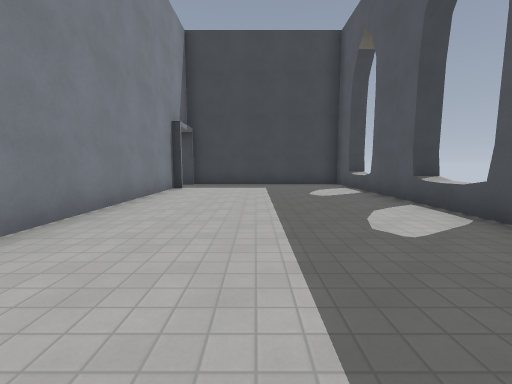
View 1 (above)

21 first-person views from a walk through a level from a Godot 3-D game. The camera is 1.4 m above the floor, tilts 6° down and sees 90° across. The floor is counted in squares, 2 m on a side. Each view is taken from the middle of a square. On the plan, view 1 faces up. The plan holds only what a view shows up to about 9 squares ahead; the rest is blank. The place goes on beyond the plan. Some surface patterns are stand-ins.

View 2
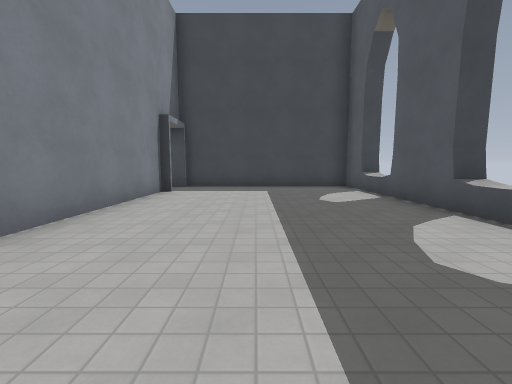

View 3
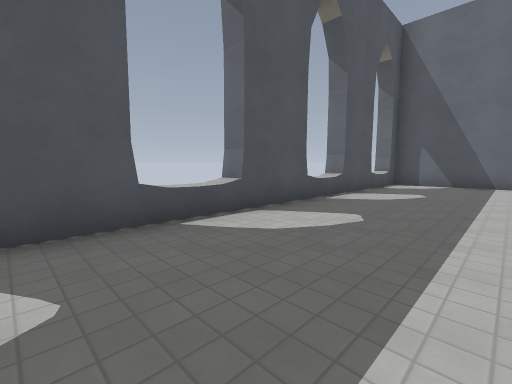

View 4
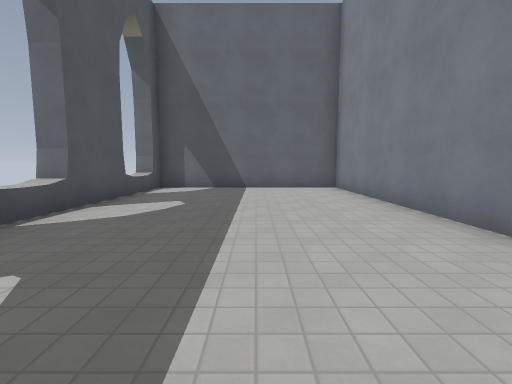

View 5
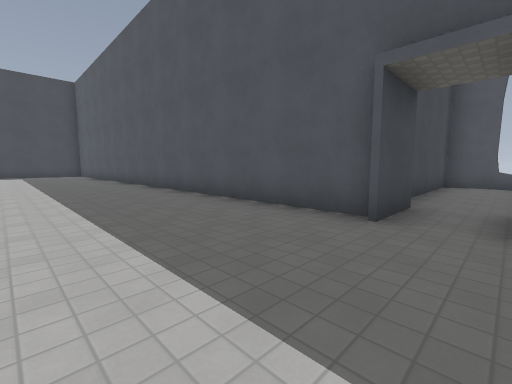

View 6
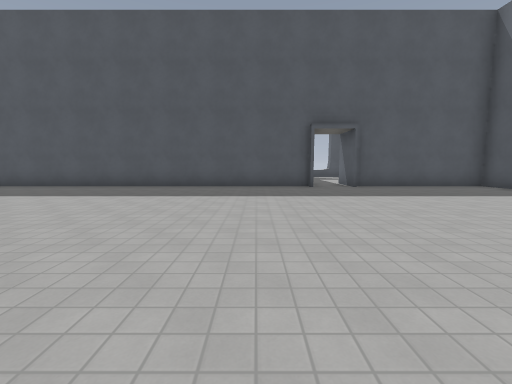

View 7
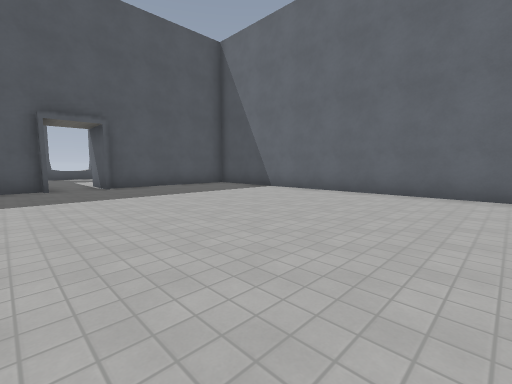

View 8
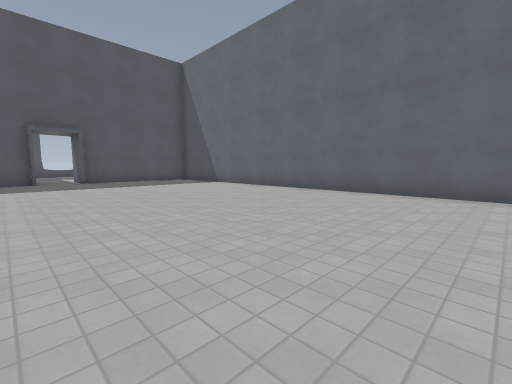

View 9
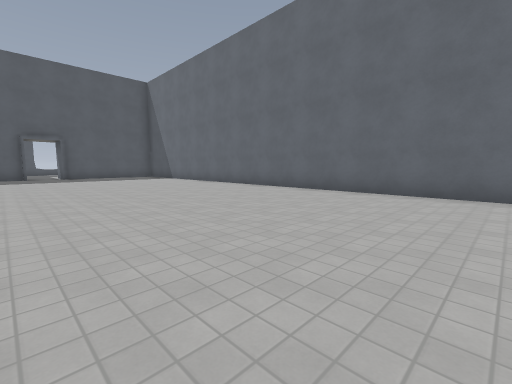

View 10
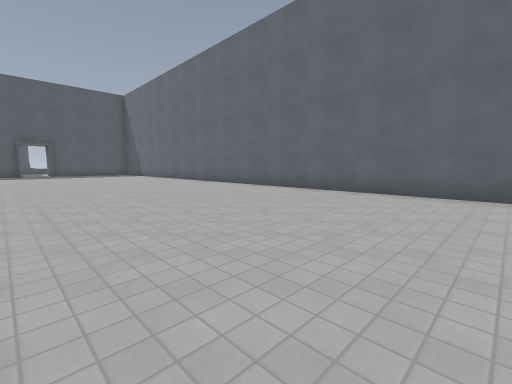

View 11
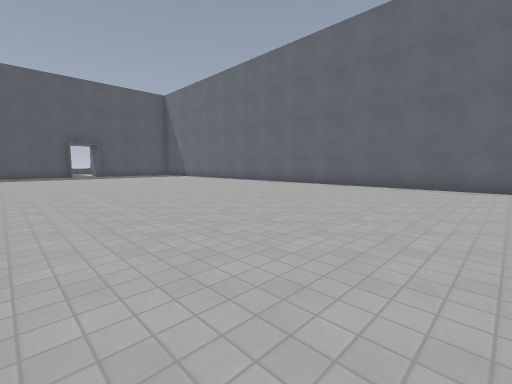

View 12
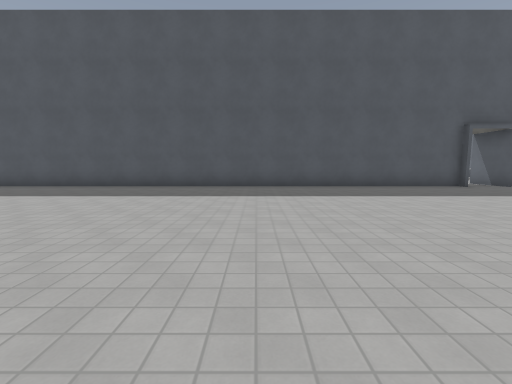

View 13
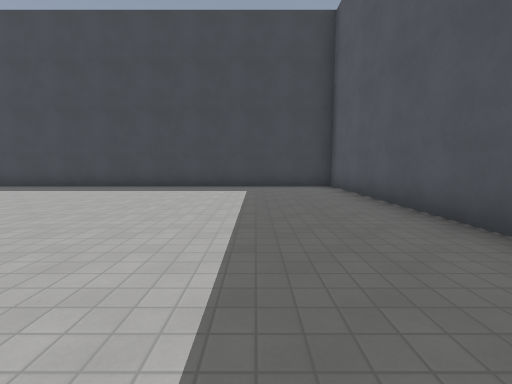

View 14
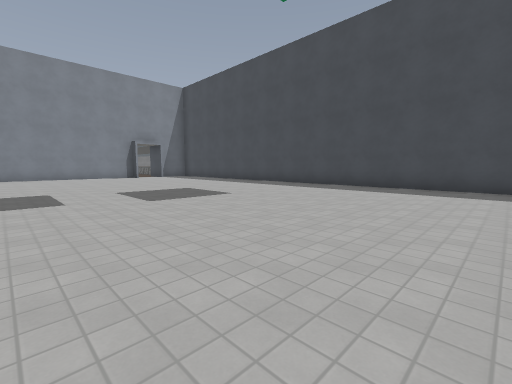

View 15
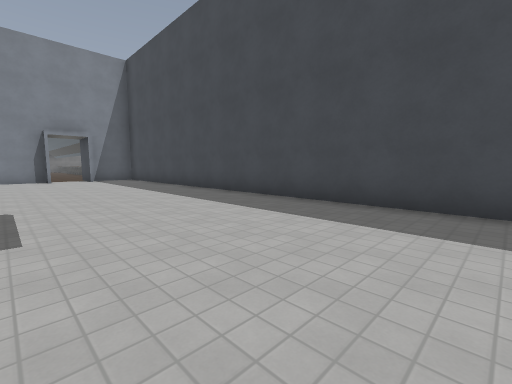

View 16
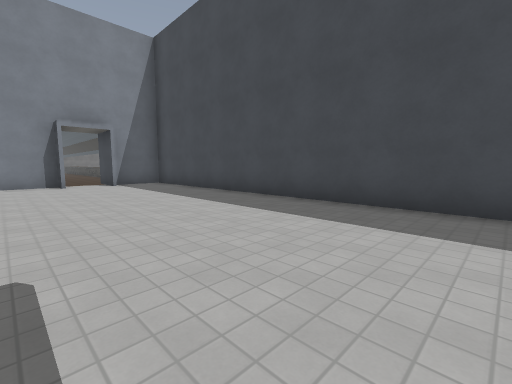

View 17
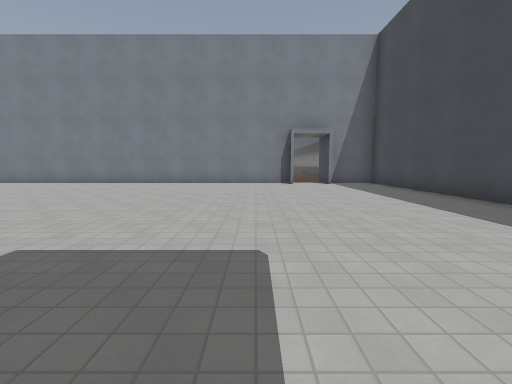

View 18
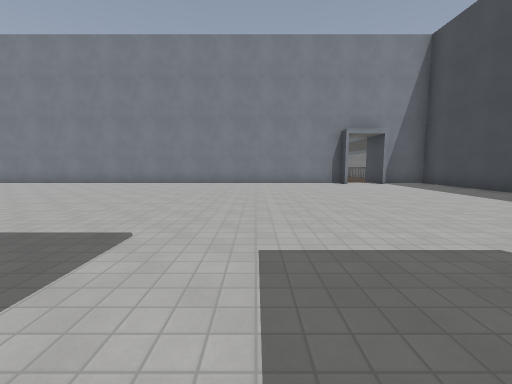

View 19
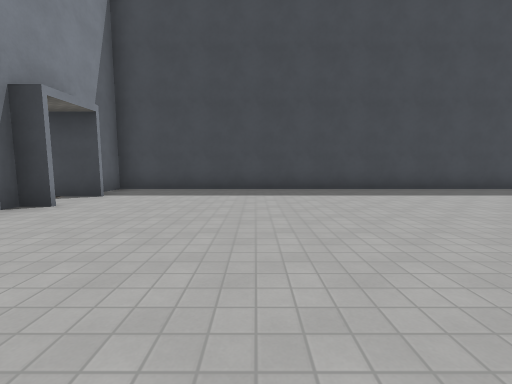

View 20
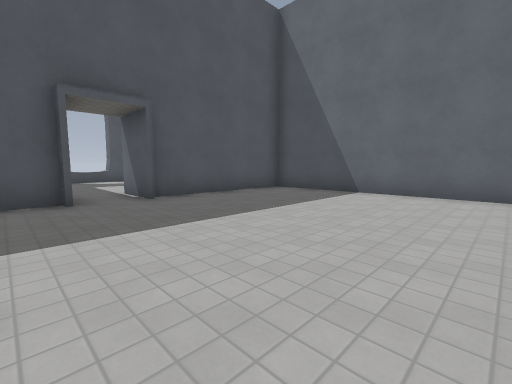

View 21
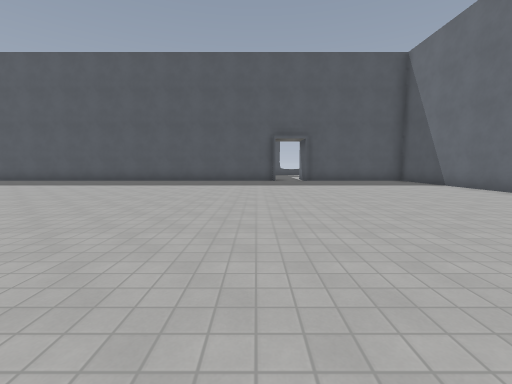

### Floor plan
Points are (right, up) in squares from view 1. A wall is a line through its corners. A room is listed if a view was taken in it or the views show most of it. See-through windows are left out.
Room 1 (views 1, 2, 3, 4)
walls: (2.9, 3.3) (3.5, 3.3); (3.6, 4.9) (3, 4.9); (2.9, -0.1) (3.5, -0.1); (-2.5, 7.8) (-2.5, -4) (3, -4) (3, 9.5) (-2.4, 9.5); (3, -3.5) (3.5, -3.5)
ways out: opening at (-3, 8.5) to room 2
Room 2 (views 5, 6, 7, 8, 9, 10, 11, 12, 13, 14, 15, 16, 17, 18, 19, 20, 21)
walls: (-3.5, 9.1) (-3.5, 26.5) (-23.5, 26.5); (-3.9, 7.8) (-2.5, 7.8); (-2.1, 9.1) (-3.8, 9.1); (-23.1, 3.5) (-3.5, 3.5) (-3.5, 7.8)
ways out: opening at (-3, 8.5) to room 1

Positions as (right, up) in squares from view 1, and headings:
1: (0, 0), facing up
2: (0, 1), facing up
3: (0, 6), facing down-right
4: (0, 4), facing down
5: (-7, 8), facing up-right
6: (-12, 11), facing right
7: (-12, 10), facing down-right
8: (-15, 10), facing down-right
9: (-19, 10), facing down-right
10: (-23, 10), facing down-right
11: (-21, 12), facing down-right
12: (-12, 16), facing right
13: (-6, 18), facing up
14: (-9, 18), facing up-left
15: (-11, 22), facing up-left
16: (-14, 22), facing up-left
17: (-14, 22), facing left
18: (-14, 20), facing left
19: (-20, 19), facing up
20: (-9, 10), facing down-right
21: (-15, 10), facing right
